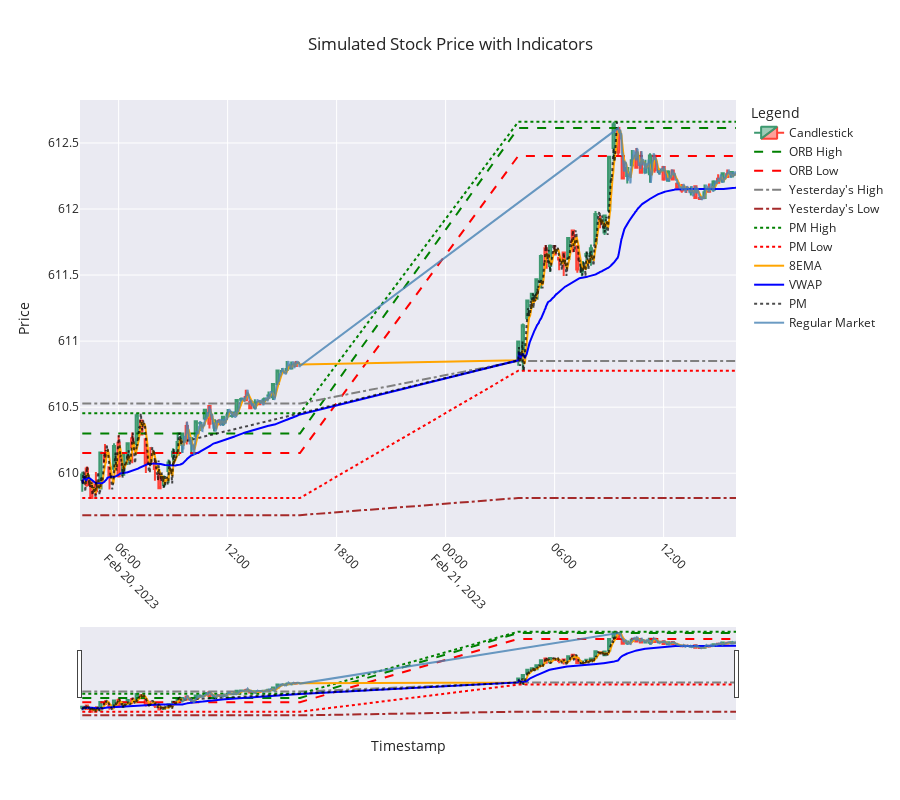

The notebook cell saved with this chart:
### Code cell
import plotly.graph_objects as go

def plot_candlestick_with_indicators(candlestick_data, simulated_data):
    # Create a figure
    fig = go.Figure()

    # Add candlestick traces
    fig.add_trace(go.Candlestick(
        x=candlestick_data.index,
        open=candlestick_data['Open'],
        high=candlestick_data['High'],
        low=candlestick_data['Low'],
        close=candlestick_data['Close'],
        name='Candlestick',
        opacity=1,
        hoverinfo='x+y+name'
    ))

    # Add indicators to the candlestick plot
    fig.add_trace(go.Scatter(
        x=simulated_data['Timestamp'],
        y=simulated_data['ORB_High'],
        mode='lines',
        name='ORB High',
        line=dict(color='green', dash='dash'),
        hoverinfo='x+y+name'
    ))

    fig.add_trace(go.Scatter(
        x=simulated_data['Timestamp'],
        y=simulated_data['ORB_Low'],
        mode='lines',
        name='ORB Low',
        line=dict(color='red', dash='dash'),
        hoverinfo='x+y+name'
    ))

    fig.add_trace(go.Scatter(
        x=simulated_data['Timestamp'],
        y=simulated_data['Yest_High'],
        mode='lines',
        name="Yesterday's High",
        line=dict(color='gray', dash='dashdot'),
        hoverinfo='x+y+name'
    ))

    fig.add_trace(go.Scatter(
        x=simulated_data['Timestamp'],
        y=simulated_data['Yest_Low'],
        mode='lines',
        name="Yesterday's Low",
        line=dict(color='brown', dash='dashdot'),
        hoverinfo='x+y+name'
    ))

    fig.add_trace(go.Scatter(
        x=simulated_data['Timestamp'],
        y=simulated_data['PM_High'],
        mode='lines',
        name='PM High',
        line=dict(color='green', dash='dot'),
        hoverinfo='x+y+name'
    ))

    fig.add_trace(go.Scatter(
        x=simulated_data['Timestamp'],
        y=simulated_data['PM_Low'],
        mode='lines',
        name='PM Low',
        line=dict(color='red', dash='dot'),
        hoverinfo='x+y+name'
    ))

    fig.add_trace(go.Scatter(
        x=simulated_data['Timestamp'],
        y=simulated_data['8EMA'],
        mode='lines',
        name='8EMA',
        line=dict(color='orange'),
        hoverinfo='x+y+name'
    ))

    fig.add_trace(go.Scatter(
        x=simulated_data['Timestamp'],
        y=simulated_data['VWAP'],
        mode='lines',
        name='VWAP',
        line=dict(color='blue'),
        hoverinfo='x+y+name'
    ))

    # Add PM and Regular Market values
    fig.add_trace(go.Scatter(
        x=simulated_data[simulated_data['Session'] == 'PM']['Timestamp'],
        y=simulated_data[simulated_data['Session'] == 'PM']['Close'],
        mode='lines',
        name='PM',
        line=dict(color='black', dash='dot'),
        opacity=0.7,
        hoverinfo='x+y+name'
    ))

    fig.add_trace(go.Scatter(
        x=simulated_data[simulated_data['Session'] == 'Regular Market']['Timestamp'],
        y=simulated_data[simulated_data['Session'] == 'Regular Market']['Close'],
        mode='lines',
        name='Regular Market',
        line=dict(color='steelblue'),
        opacity=0.8,
        hoverinfo='x+y+name'
    ))

    # Update layout for better appearance
    fig.update_layout(
        title="Simulated Stock Price with Indicators",
        xaxis_title="Timestamp",
        yaxis_title="Price",
        legend_title="Legend",
        xaxis=dict(tickangle=45),
        template="seaborn",
        hovermode='x unified',
        height=800  # Make the graph taller
    )

    # Show the plot
    fig.show()

# Example usage
plot_candlestick_with_indicators(candlestick_data, simulated_data)

### Figure 1 — Plotly figure (JSON) as saved in the notebook; plotly's stock layout.template omitted (floating-point values rounded to 4 significant figures; data arrays with more than 128 entries replaced by an {"elided": "..."} marker saying what was removed)
{"data": [{"close": [610.0, 609.9, 609.8, 609.9, 610.2, 610.1, 610.0, 610.2, 610.0, 610.1, 610.2, 610.2, 610.4, 610.3, 610.1, 610.1, 610.0, 609.9, 609.9, 610.1, 610.2, 610.2, 610.3, 610.2, 610.3, 610.4, 610.4, 610.5, 610.4, 610.4, 610.4, 610.4, 610.4, 610.4, 610.6, 610.6, 610.6, 610.5, 610.5, 610.5, 610.6, 610.6, 610.7, 610.8, 610.8, 610.8, 610.8, 610.8, 611.0, 611.1, 611.3, 611.4, 611.5, 611.6, 611.6, 611.7, 611.7, 611.6, 611.6, 611.8, 611.7, 611.5, 611.6, 611.7, 611.7, 612.0, 611.9, 611.9, 612.4, 612.6, 612.4, 612.2, 612.3, 612.4, 612.3, 612.3, 612.3, 612.4, 612.3, 612.3, 612.2, 612.3, 612.2, 612.2, 612.1, 612.1, 612.1, 612.1, 612.1, 612.1, 612.1, 612.2, 612.2, 612.3, 612.2, 612.3], "high": [610.0, 610.1, 609.9, 610.0, 610.2, 610.2, 610.0, 610.2, 610.3, 610.1, 610.2, 610.3, 610.5, 610.4, 610.3, 610.2, 610.1, 610.0, 610.0, 610.1, 610.2, 610.3, 610.3, 610.4, 610.3, 610.4, 610.4, 610.5, 610.5, 610.4, 610.4, 610.4, 610.5, 610.5, 610.6, 610.6, 610.6, 610.6, 610.6, 610.6, 610.6, 610.6, 610.7, 610.8, 610.8, 610.8, 610.8, 610.8, 611.0, 611.1, 611.3, 611.4, 611.5, 611.7, 611.7, 611.7, 611.7, 611.6, 611.7, 611.8, 611.8, 611.7, 611.6, 611.7, 611.7, 612.0, 612.0, 611.9, 612.4, 612.7, 612.6, 612.4, 612.3, 612.4, 612.5, 612.4, 612.4, 612.4, 612.4, 612.3, 612.3, 612.3, 612.3, 612.2, 612.2, 612.2, 612.2, 612.2, 612.1, 612.2, 612.2, 612.2, 612.3, 612.3, 612.3, 612.3], "hoverinfo": "x+y+name", "low": [609.9, 609.9, 609.8, 609.8, 609.9, 610.1, 609.9, 610.0, 610.0, 610.0, 610.1, 610.1, 610.2, 610.3, 610.0, 610.1, 609.9, 609.9, 609.9, 609.9, 610.1, 610.1, 610.2, 610.2, 610.1, 610.3, 610.3, 610.4, 610.3, 610.3, 610.4, 610.4, 610.4, 610.4, 610.5, 610.5, 610.6, 610.5, 610.5, 610.5, 610.5, 610.6, 610.6, 610.7, 610.7, 610.8, 610.8, 610.8, 610.8, 610.8, 611.2, 611.2, 611.3, 611.4, 611.6, 611.5, 611.7, 611.5, 611.5, 611.6, 611.7, 611.5, 611.5, 611.5, 611.6, 611.7, 611.9, 611.8, 612.0, 612.4, 612.4, 612.2, 612.2, 612.3, 612.3, 612.3, 612.3, 612.2, 612.3, 612.3, 612.2, 612.2, 612.2, 612.2, 612.1, 612.1, 612.1, 612.1, 612.1, 612.1, 612.1, 612.1, 612.2, 612.2, 612.2, 612.2], "name": "Candlestick", "opacity": 1, "open": [610.0, 610.0, 609.9, 609.9, 609.9, 610.1, 610.0, 610.0, 610.2, 610.0, 610.1, 610.3, 610.2, 610.4, 610.3, 610.1, 610.1, 610.0, 609.9, 610.0, 610.1, 610.1, 610.2, 610.4, 610.2, 610.3, 610.4, 610.4, 610.5, 610.4, 610.4, 610.4, 610.4, 610.4, 610.5, 610.6, 610.6, 610.5, 610.5, 610.5, 610.5, 610.6, 610.6, 610.7, 610.8, 610.8, 610.8, 610.8, 610.9, 610.8, 611.2, 611.3, 611.3, 611.4, 611.7, 611.6, 611.7, 611.6, 611.7, 611.6, 611.8, 611.7, 611.5, 611.6, 611.6, 611.7, 611.9, 611.8, 612.0, 612.5, 612.6, 612.4, 612.3, 612.3, 612.4, 612.4, 612.3, 612.3, 612.4, 612.3, 612.3, 612.2, 612.3, 612.2, 612.1, 612.2, 612.1, 612.2, 612.1, 612.1, 612.1, 612.1, 612.2, 612.2, 612.3, 612.2], "type": "candlestick", "x": ["2023-02-20T04:00:00.000000000", "2023-02-20T04:15:00.000000000", "2023-02-20T04:30:00.000000000", "2023-02-20T04:45:00.000000000", "2023-02-20T05:00:00.000000000", "2023-02-20T05:15:00.000000000", "2023-02-20T05:30:00.000000000", "2023-02-20T05:45:00.000000000", "2023-02-20T06:00:00.000000000", "2023-02-20T06:15:00.000000000", "2023-02-20T06:30:00.000000000", "2023-02-20T06:45:00.000000000", "2023-02-20T07:00:00.000000000", "2023-02-20T07:15:00.000000000", "2023-02-20T07:30:00.000000000", "2023-02-20T07:45:00.000000000", "2023-02-20T08:00:00.000000000", "2023-02-20T08:15:00.000000000", "2023-02-20T08:30:00.000000000", "2023-02-20T08:45:00.000000000", "2023-02-20T09:00:00.000000000", "2023-02-20T09:15:00.000000000", "2023-02-20T09:30:00.000000000", "2023-02-20T09:45:00.000000000", "2023-02-20T10:00:00.000000000", "2023-02-20T10:15:00.000000000", "2023-02-20T10:30:00.000000000", "2023-02-20T10:45:00.000000000", "2023-02-20T11:00:00.000000000", "2023-02-20T11:15:00.000000000", "2023-02-20T11:30:00.000000000", "2023-02-20T11:45:00.000000000", "2023-02-20T12:00:00.000000000", "2023-02-20T12:15:00.000000000", "2023-02-20T12:30:00.000000000", "2023-02-20T12:45:00.000000000", "2023-02-20T13:00:00.000000000", "2023-02-20T13:15:00.000000000", "2023-02-20T13:30:00.000000000", "2023-02-20T13:45:00.000000000", "2023-02-20T14:00:00.000000000", "2023-02-20T14:15:00.000000000", "2023-02-20T14:30:00.000000000", "2023-02-20T14:45:00.000000000", "2023-02-20T15:00:00.000000000", "2023-02-20T15:15:00.000000000", "2023-02-20T15:30:00.000000000", "2023-02-20T15:45:00.000000000", "2023-02-21T04:00:00.000000000", "2023-02-21T04:15:00.000000000", "2023-02-21T04:30:00.000000000", "2023-02-21T04:45:00.000000000", "2023-02-21T05:00:00.000000000", "2023-02-21T05:15:00.000000000", "2023-02-21T05:30:00.000000000", "2023-02-21T05:45:00.000000000", "2023-02-21T06:00:00.000000000", "2023-02-21T06:15:00.000000000", "2023-02-21T06:30:00.000000000", "2023-02-21T06:45:00.000000000", "2023-02-21T07:00:00.000000000", "2023-02-21T07:15:00.000000000", "2023-02-21T07:30:00.000000000", "2023-02-21T07:45:00.000000000", "2023-02-21T08:00:00.000000000", "2023-02-21T08:15:00.000000000", "2023-02-21T08:30:00.000000000", "2023-02-21T08:45:00.000000000", "2023-02-21T09:00:00.000000000", "2023-02-21T09:15:00.000000000", "2023-02-21T09:30:00.000000000", "2023-02-21T09:45:00.000000000", "2023-02-21T10:00:00.000000000", "2023-02-21T10:15:00.000000000", "2023-02-21T10:30:00.000000000", "2023-02-21T10:45:00.000000000", "2023-02-21T11:00:00.000000000", "2023-02-21T11:15:00.000000000", "2023-02-21T11:30:00.000000000", "2023-02-21T11:45:00.000000000", "2023-02-21T12:00:00.000000000", "2023-02-21T12:15:00.000000000", "2023-02-21T12:30:00.000000000", "2023-02-21T12:45:00.000000000", "2023-02-21T13:00:00.000000000", "2023-02-21T13:15:00.000000000", "2023-02-21T13:30:00.000000000", "2023-02-21T13:45:00.000000000", "2023-02-21T14:00:00.000000000", "2023-02-21T14:15:00.000000000", "2023-02-21T14:30:00.000000000", "2023-02-21T14:45:00.000000000", "2023-02-21T15:00:00.000000000", "2023-02-21T15:15:00.000000000", "2023-02-21T15:30:00.000000000", "2023-02-21T15:45:00.000000000"]}, {"hoverinfo": "x+y+name", "line": {"color": "green", "dash": "dash"}, "mode": "lines", "name": "ORB High", "type": "scatter", "x": {"elided": "1440 str values"}, "y": {"elided": "1440 float values"}}, {"hoverinfo": "x+y+name", "line": {"color": "red", "dash": "dash"}, "mode": "lines", "name": "ORB Low", "type": "scatter", "x": {"elided": "1440 str values"}, "y": {"elided": "1440 float values"}}, {"hoverinfo": "x+y+name", "line": {"color": "gray", "dash": "dashdot"}, "mode": "lines", "name": "Yesterday's High", "type": "scatter", "x": {"elided": "1440 str values"}, "y": {"elided": "1440 float values"}}, {"hoverinfo": "x+y+name", "line": {"color": "brown", "dash": "dashdot"}, "mode": "lines", "name": "Yesterday's Low", "type": "scatter", "x": {"elided": "1440 str values"}, "y": {"elided": "1440 float values"}}, {"hoverinfo": "x+y+name", "line": {"color": "green", "dash": "dot"}, "mode": "lines", "name": "PM High", "type": "scatter", "x": {"elided": "1440 str values"}, "y": {"elided": "1440 float values"}}, {"hoverinfo": "x+y+name", "line": {"color": "red", "dash": "dot"}, "mode": "lines", "name": "PM Low", "type": "scatter", "x": {"elided": "1440 str values"}, "y": {"elided": "1440 float values"}}, {"hoverinfo": "x+y+name", "line": {"color": "orange"}, "mode": "lines", "name": "8EMA", "type": "scatter", "x": {"elided": "1440 str values"}, "y": {"elided": "1440 float values"}}, {"hoverinfo": "x+y+name", "line": {"color": "blue"}, "mode": "lines", "name": "VWAP", "type": "scatter", "x": {"elided": "1440 str values"}, "y": {"elided": "1440 float values"}}, {"hoverinfo": "x+y+name", "line": {"color": "black", "dash": "dot"}, "mode": "lines", "name": "PM", "opacity": 0.7, "type": "scatter", "x": {"elided": "660 str values"}, "y": {"elided": "660 float values"}}, {"hoverinfo": "x+y+name", "line": {"color": "steelblue"}, "mode": "lines", "name": "Regular Market", "opacity": 0.8, "type": "scatter", "x": {"elided": "780 str values"}, "y": {"elided": "780 float values"}}], "layout": {"height": 800, "hovermode": "x unified", "legend": {"title": {"text": "Legend"}}, "title": {"text": "Simulated Stock Price with Indicators"}, "xaxis": {"tickangle": 45, "title": {"text": "Timestamp"}}, "yaxis": {"title": {"text": "Price"}}}}
